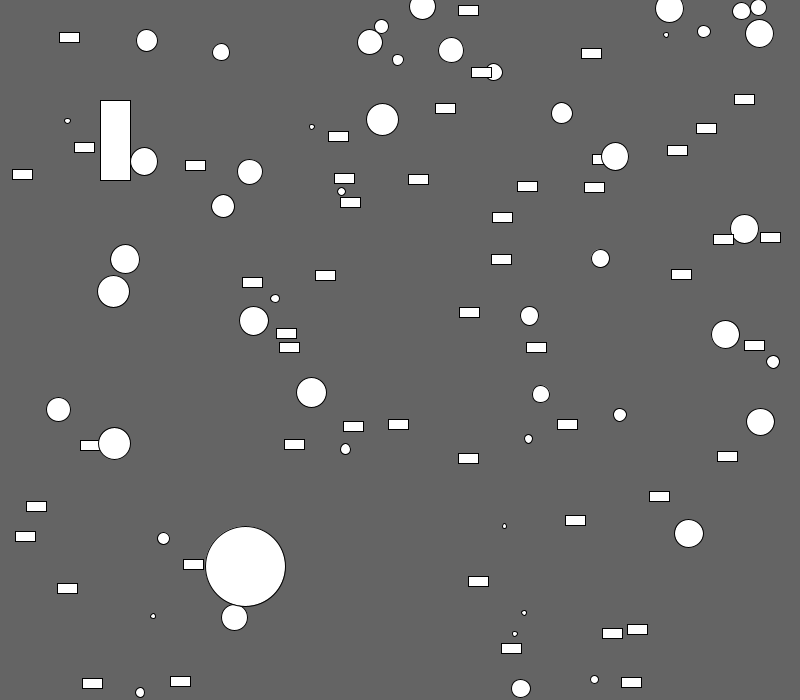
Frame 1 (no input)
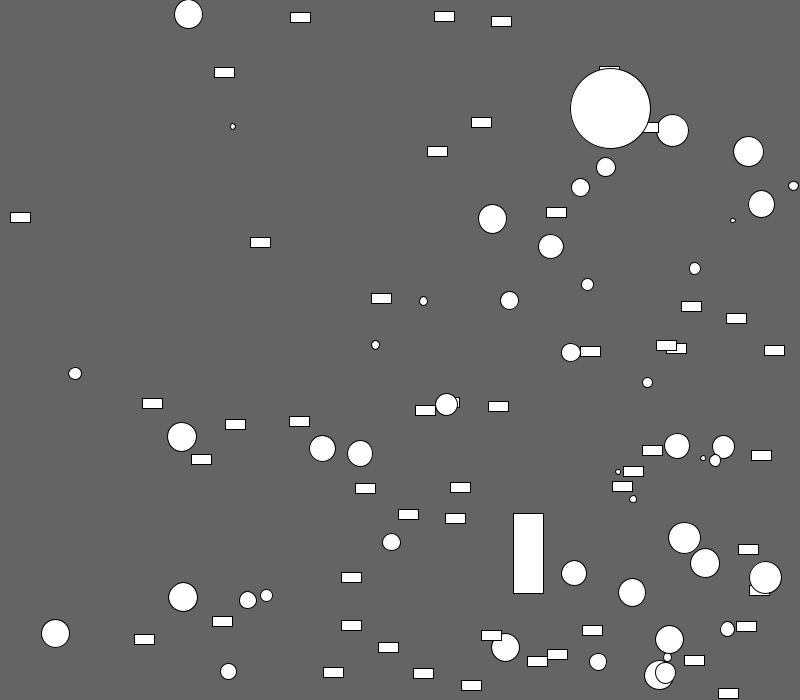
Frame 60 (the mouse pressed at the canvas centre just before this capture)
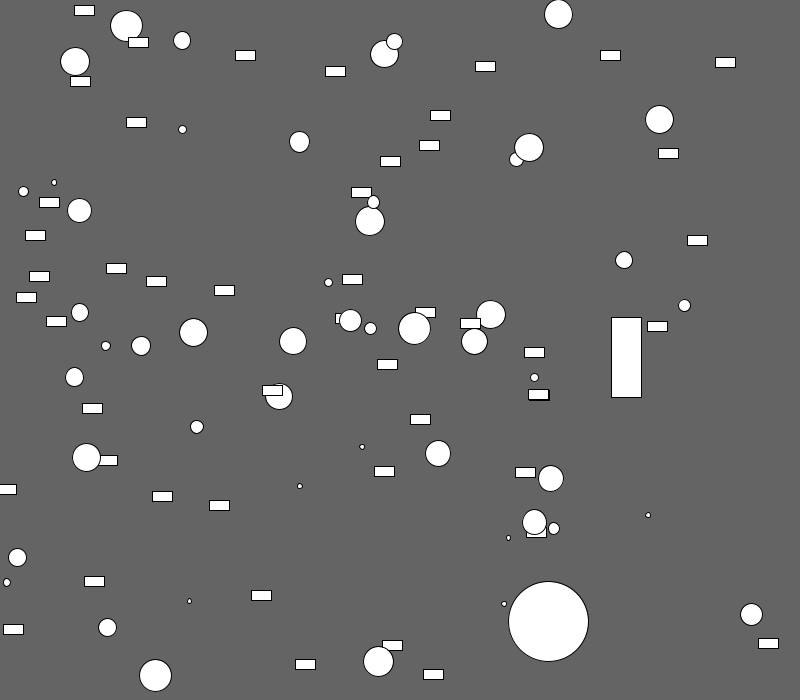
Frame 120 (the mouse held since frame 60 and released just before this capture)

The Processing sketch that drew these frames (run headless with seeded random() and noise(); from frame 60 on, the mouse is pressed at the canvas centre):

// Processing sketch: POO_CM
// ── POO_CM.pde

Vecteur2D espace=new Vecteur2D(800, 700);

Forme f;

FormeComposee fc=new FormeComposee();

FormeInterface fi1, fi2;

void settings() {
  size((int)espace.getX(), (int)espace.getY());
}


void setup() {
  // on rajoute des Forme dans une FormeComposee (max 100!!!)
  for (int i=0; i<150; i++) {
    // une Forme peut contenir un Rectangle, l'inverse n'est pas vrai
    f=new Rectangle(espace, 20, 10);
    fc.add(f);
    // une Forme peut contenir un Cercle, l'inverse n'est pas vrai
    f=new Cercle(espace, 3+random(30));
    fc.add(f);
  }
  // une Forme peut contenir un Rectangle
  f=new Rectangle(new Vecteur2D(100,100), new Vecteur2D(7,7),espace, 30, 80);
  // une FormeInterface peut représenter tout objet implémentant cette interface
  // ici, une FormeComposee
  fi1=fc;
  // une FormeInterface peut représenter tout objet implémentant cette interface
  // ici, un Cercle
  fi2=new Cercle(espace, 80);
}

void draw() {
  background(100);
  f.go();
  fi1.go();
  fi2.go();
}
// ── Cercle.pde

class Cercle extends Forme {
  // attributs
  private float rayon;

  /** Constructeur
   */
  Cercle(Vecteur2D p, Vecteur2D v, Vecteur2D e, float rayon) {
    super(p, v, e);
    this.rayon=rayon;
  }
  /** Constructeur simplifié
   */
  Cercle(Vecteur2D e, float rayon) {
    super(e);
    this.rayon=rayon;
  }
  /** afficher() : affiche le cercle 
   */
  void afficher() {
    ellipse(position.getX(), position.getY(), rayon, rayon);
  }
  /** getPHG(): retourne les coordonnées (sous forme d'un Vecteur2D) 
   du point en haut à gauche
   */
  Vecteur2D getPHG() {
    return position.plus(-rayon/2);
  }
  /** getPBD(): retourne les coordonnées (sous forme d'un Vecteur2D) 
   du point en bas à droite
   */
  Vecteur2D getPBD() {
    return position.plus(rayon/2);
  }
}
// ── Forme.pde

abstract class Forme implements FormeInterface {
  // attributs
  protected Vecteur2D position;
  protected Vecteur2D vitesse;
  protected Vecteur2D espace;

  // constructeur
  Forme(Vecteur2D p, Vecteur2D vitesse, Vecteur2D espace) {
    this.position=p;
    this.vitesse=vitesse;
    this.espace=espace;
  }
  // constructeur surchargé
  Forme(Vecteur2D espace) {
    this.espace=espace;
    this.position=new Vecteur2D(random(espace.getX()), random(espace.getY()));
    this.vitesse=new Vecteur2D(5+random(10), 5+random(10));
  }

  /** deplacer(): déplace la forme
   */
  public void deplacer() {
    position.add(vitesse);
  }
  /** tester_rebonds(): teste les rebonds
   */
  public void tester_rebonds() {
    tester_rebonds_v2();
  }
  /* 1ière version 
   */
  private void tester_rebonds_v1() {
    float x=position.getX();
    float y=position.getY();
    if ((x<0)||(x>espace.getX())) {
      vitesse.setX(-vitesse.getX());
    }
    if ((y<0)||(y>espace.getY())) {
      vitesse.setY(-vitesse.getY());
    }
  }
  /* 2ième implémentation
   */
  private void tester_rebonds_v2() {
    if ( (getPHG().getX()<0)||(getPBD().getX()>espace.getX()) ) {      
      vitesse.setX(-vitesse.getX());
    }
    if ( (getPHG().getY()<0)||(getPBD().getY()>espace.getY()) ) {      
      vitesse.setY(-vitesse.getY());
    }
  }
  /** go(): permet d'afficher, de déplacer et de tester les rebonds
   */
  public void go() {
    this.afficher();
    this.deplacer() ;
    this.tester_rebonds();
  }

  /* méthodes abstraites, à implémenter dans les classes filles 
   */
  public abstract Vecteur2D getPHG(); 
  public abstract Vecteur2D getPBD(); 
  public abstract  void afficher();
}
// ── FormeComposee.pde

class FormeComposee implements FormeInterface {
  // attributs 
  private Forme[] formes;                    // POLYMORPHISME
  private int cptForme;

  /** FormeComposee(): constructeur standard
   prépare un tableau de 100 cases
   */
  FormeComposee() {
    formes=new Forme[100];
    cptForme=0;
  }
  /** FormeComposee(int n): constructeur surchargé
   prépare un tableau de n cases
   */
  FormeComposee(int n) {
    formes=new Forme[n];
    cptForme=0;
  }
  /** add(Forme f) : rajoute une Forme dans la FormeComposee
   */
  void add(Forme f) {
    if (cptForme<formes.length) {
      formes[cptForme]=f;
      cptForme++;
    }
  }
  /** deplacer(): déplace toutes les Forme de la FormeComposee
   */
  void deplacer() {
    for (int i=0; i<cptForme; i++) {
      formes[i].deplacer() ;
    }
  }
  /** afficher(): affiche toutes les Forme de la FormeComposee
   */
  void afficher() {
    for (int i=0; i<cptForme; i++) {
      formes[i].afficher() ;
    }
  }
  /** tester_rebonds(): tester_rebonds pour toutes les Forme de la FormeComposee
   */

  void tester_rebonds() {
    for (int i=0; i<cptForme; i++) {
      formes[i].tester_rebonds() ;
    }
  }
  /** go(): appelle go() sur chacune des Forme de la FormeComposee
   */
  void go() {
    for (int i=0; i<cptForme; i++) {
      formes[i].go() ;
    }
  }
}
// ── FormeInterface.pde

interface FormeInterface {
  
  public void afficher();
  public void deplacer();
  public void tester_rebonds();
  public void go() ;
}
// ── Rectangle.pde


class Rectangle extends Forme {
  // attributs
  private float longueur;
  private float largeur;
  
  /** Constructeur
   */
  Rectangle(Vecteur2D p, Vecteur2D v, Vecteur2D e, float longueur, float largeur) {
    super(p, v, e);
    this.longueur=longueur;
    this.largeur=largeur;
  }
  /** Constructeur simplifié
   */  
  Rectangle(Vecteur2D e, float longueur, float largeur) {
    super(e);
    this.longueur=longueur;
    this.largeur=largeur;
  }
  /** afficher() : affiche le rectangle
   */  
  void afficher() {
    rect(position.getX(), position.getY(), longueur, largeur);
  }
  
  /** getPHG(): retourne les coordonnées (sous forme d'un Vecteur2D) 
   du point en haut à gauche
   */    
  Vecteur2D getPHG() {
    return position;
  }
  /** getPBD(): retourne les coordonnées (sous forme d'un Vecteur2D) 
   du point en bas à droite
   */  
  Vecteur2D getPBD() {
    Vecteur2D v=position.clone();
    v.add(new Vecteur2D(longueur,largeur));
    return v;
  }
}
// ── Vecteur2D.pde
class Vecteur2D {
  // attributs
  private float x;
  private float y;

  /**  Vecteur2D(float x, float y) : constructeur
   */
  Vecteur2D(float x, float y) {
    this.x=x; 
    this.y=y;
  }

  /** liste des getters/setters 
   */
  float getX() { 
    return x;
  }

  float getY() { 
    return y;
  }

  void setX(float x) { 
    this.x=x;
  }

  void setY(float y) { 
    this.y=y;
  }
  /** calculeNorme() : calcule la norme du vecteur
   */
  float calculeNorme() {
    return sqrt(x*x+y*y);
  }
  /** add(Vecteur2D p) : ajoute au vecteur courant le vecteur p
   ATTENTION: modifie le vecteur courant
   */
  void add(Vecteur2D p) {
    x+=p.getX();
    y+=p.getY();
  }
  /** multiply(float val) : multiplie le vecteur courant par le scalaire val
   ATTENTION: modifie le vecteur courant
   */
  void multiply(float val) {
    this.x*=val;
    this.y*=val;
  }
  /** divide(float val) : divise le vecteur courant par le scalaire val
   ATTENTION: modifie le vecteur courant
   */
  void divide(float val) {
    this.multiply(1/val);
  }
  /** plus(float valeur) : retourne un nouveau vecteur égal au vecteur courant 
   dont les coordonnées ont été augmentées de val
   REMARQUE: ne modifie pas le vecteur courant
   */
  Vecteur2D plus(float valeur) {
    return new Vecteur2D(x+valeur, y+valeur);
  }
  /** clone() : retourne un nouveau vecteur égal au vecteur courant
   */
  Vecteur2D clone() {
    return new Vecteur2D(x, y);
  }
}
